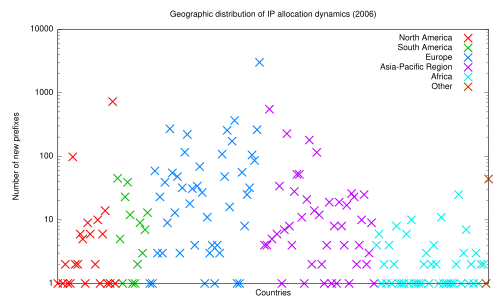

Write gnuplot code to recreate this figure.
set terminal pdf
#set terminal windows
#set xdata time
#set timefmt "%Y-%m-%d"
#set format x ""
set logscale y
#set key left
set xlabel 'Countries'
set ylabel 'Number of new prefixes'
set title 'Geographic distribution of IP allocation dynamics (2006)'

unset xtics
plot \
	'< grep "North America" ipv4datapercountrywithregions2006.csv'	using 1:($5-$6) title 'North America'			ps 2 lw 3 pt 2, \
	'< grep "South America" ipv4datapercountrywithregions2006.csv'	using 1:($5-$6) title 'South America'			ps 2 lw 3 pt 2, \
	'< grep "Europe" ipv4datapercountrywithregions2006.csv'			using 1:($5-$6) title 'Europe'				ps 2 lw 3 pt 2, \
	'< grep "Asia" ipv4datapercountrywithregions2006.csv'				using 1:($5-$6) title 'Asia-Pacific Region'	ps 2 lw 3 pt 2, \
	'< grep "Africa" ipv4datapercountrywithregions2006.csv'			using 1:($5-$6) title 'Africa'				ps 2 lw 3 pt 2, \
	'< grep "Other" ipv4datapercountrywithregions2006.csv'			using 1:($5-$6) title 'Other'					ps 2 lw 3 pt 2
